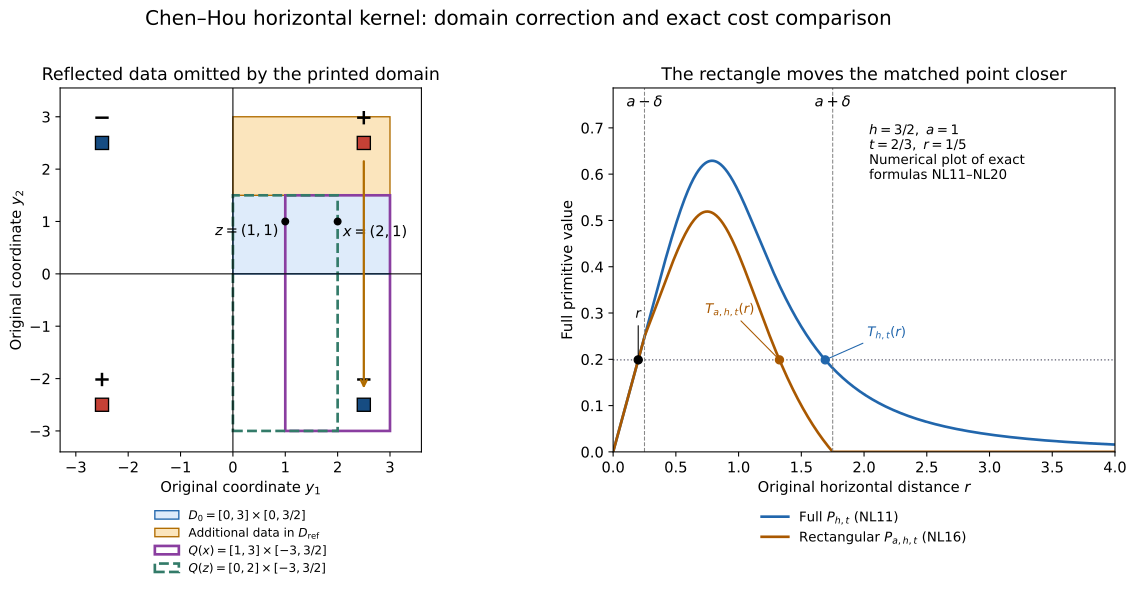

Write the Python code that produced this figure.
"""Exact counterexample geometry and a labelled sample of the proved primitive map."""
from pathlib import Path
import json
import numpy as np
import matplotlib
matplotlib.use('Agg')
import matplotlib.pyplot as plt
from matplotlib.patches import Rectangle
from scipy.optimize import brentq

R=Path(__file__).resolve().parent
plt.rcParams.update({'font.size':11,'axes.titlesize':13})
fig,(ax,bx)=plt.subplots(1,2,figsize=(13,6.3),gridspec_kw={'width_ratios':[1.1,1]})
ax.add_patch(Rectangle((0,0),3,1.5,facecolor='#deebfa',edgecolor='#2166ac',label=r'$D_0=[0,3]\times[0,3/2]$'))
ax.add_patch(Rectangle((0,1.5),3,1.5,facecolor='#fbe5bd',edgecolor='#b06c00',label=r'Additional data in $D_{\rm ref}$'))
ax.add_patch(Rectangle((1,-3),2,4.5,fill=False,edgecolor='#8a3ea0',lw=2,label=r'$Q(x)=[1,3]\times[-3,3/2]$'))
ax.add_patch(Rectangle((0,-3),2,4.5,fill=False,edgecolor='#337b69',lw=2,linestyle='--',label=r'$Q(z)=[0,2]\times[-3,3/2]$'))
for u,v,sgn in [(2.5,2.5,'+'),(-2.5,2.5,'−'),(2.5,-2.5,'−'),(-2.5,-2.5,'+')]:
    ax.add_patch(Rectangle((u-.125,v-.125),.25,.25,facecolor='#c54136' if sgn=='+' else '#164c82',edgecolor='black'))
    ax.text(u,v+.27,sgn,ha='center',va='bottom',fontsize=16,weight='bold')
ax.plot([1,2],[1,1],'ko',ms=5)
ax.text(.87,.74,r'$z=(1,1)$',ha='right');ax.text(2.1,.72,r'$x=(2,1)$')
ax.annotate('',xy=(2.5,-2.24),xytext=(2.5,2.2),arrowprops={'arrowstyle':'->','color':'#b06c00','lw':1.7})
ax.axhline(0,color='black',lw=.8);ax.axvline(0,color='black',lw=.8)
ax.set(xlim=(-3.3,3.6),ylim=(-3.4,3.55),xlabel=r'Original coordinate $y_1$',ylabel=r'Original coordinate $y_2$',title='Reflected data omitted by the printed domain')
ax.set_aspect('equal');ax.legend(loc='upper center',bbox_to_anchor=(.5,-.13),fontsize=9,frameon=False,ncol=1)

h=1.5;d=h/2;a=1.;t=2/3
P=lambda r:h*t*r/(((r-d)**2+t*t)*((r+d)**2+t*t))
Pa=lambda r:np.where(r<=a-d,P(r),np.where(r<=a+d,t/2*(1/((r-d)**2+t*t)-1/(a*a+t*t)),0))
F=np.sqrt((d*d-t*t+2*np.sqrt(d**4+d*d*t*t+t**4))/3)
c=min(F,max(d,a-d));r0=.2
T=brentq(lambda r:P(r)-P(r0),F,12)
Ta=brentq(lambda r:float(Pa(r))-float(Pa(r0)),c,a+d)
rs=np.linspace(0,4,900)
bx.plot(rs,P(rs),color='#2166ac',lw=2,label=r'Full $P_{h,t}$ (NL11)')
bx.plot(rs,Pa(rs),color='#a95800',lw=2,label=r'Rectangular $P_{a,h,t}$ (NL16)')
bx.axhline(P(r0),color='#667',ls=':',lw=1)
for point,label,col,xytext in [(r0,r'$r$', 'black',(.20,.29)),(Ta,r'$T_{a,h,t}(r)$','#a95800',(.93,.30)),(T,r'$T_{h,t}(r)$','#2166ac',(2.18,.25))]:
    bx.plot(point,P(r0),'o',color=col)
    bx.annotate(label,xy=(point,P(r0)),xytext=xytext,ha='center',fontsize=10,color=col,arrowprops={'arrowstyle':'-','color':col,'lw':.8})
for point,label in [(a-d,r'$a-\delta$'),(a+d,r'$a+\delta$')]:
    bx.axvline(point,color='#888',lw=.8,ls='--');bx.text(point,.98,label,transform=bx.get_xaxis_transform(),ha='center',va='top')
bx.set(xlim=(0,4),ylim=(0,1.25*P(F)),xlabel=r'Original horizontal distance $r$',ylabel='Full primitive value',title='The rectangle moves the matched point closer')
bx.text(.51,.75,r'$h=3/2,\ a=1$'+'\n'+r'$t=2/3,\ r=1/5$'+'\nNumerical plot of exact\nformulas NL11–NL20',transform=bx.transAxes,fontsize=10)
bx.legend(loc='upper center',bbox_to_anchor=(.5,-.13),frameon=False,fontsize=10)
fig.suptitle('Chen–Hou horizontal kernel: domain correction and exact cost comparison',y=1.01,fontsize=15)
fig.tight_layout(w_pad=3)
for ext in ['png','svg']:fig.savefig(R/('chen-hou-rectangular-reflection.'+ext),dpi=170,bbox_inches='tight')
(R/'chen-hou-rectangular-samples.json').write_text(json.dumps(dict(geometry='Exact rational endpoints in NL6–NL8',primitive_sample=dict(h=h,a=a,t=t,r=r0,threshold=F,local_threshold=c,full_partner=T,local_partner=Ta),numerical_plot_only=True,proof='NL1–NL30'),indent=2)+'\n',encoding='utf-8')
print(json.dumps(dict(full_partner=T,local_partner=Ta,figure='chen-hou-rectangular-reflection.png')))
